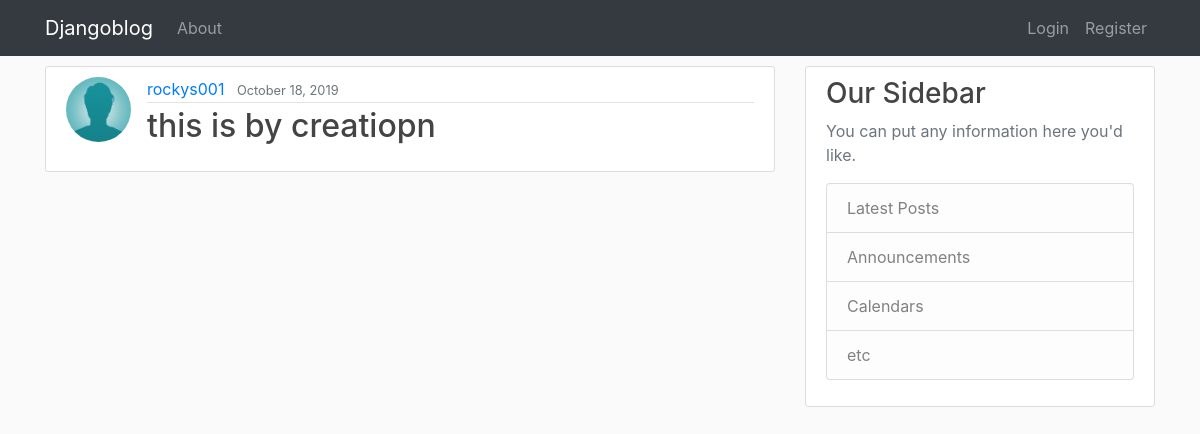
The page /post/6/ on the database as committed earlier.
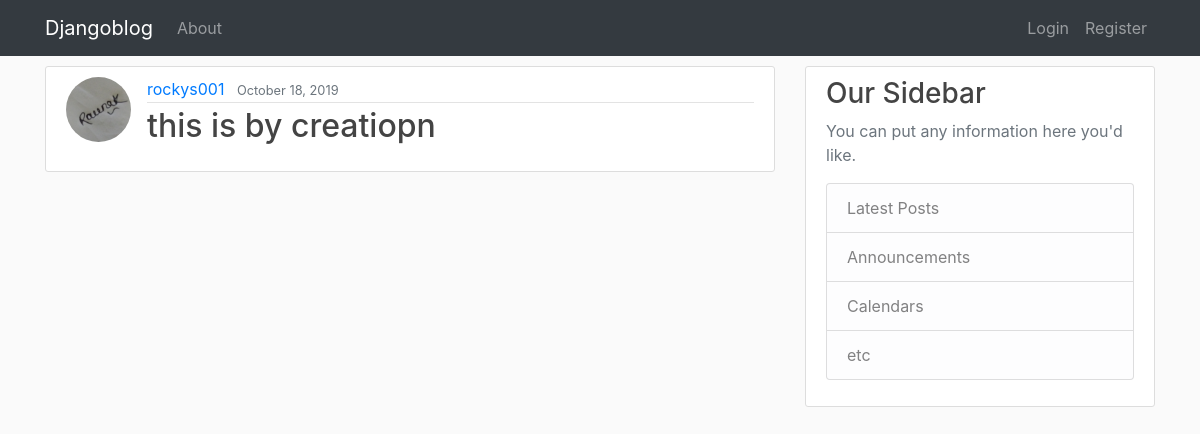
The same page on the database as committed later.
### blog/models.py (models this page shows, shortened)
class Post(models.Model):
    title = models.CharField(max_length=100)
    content = models.TextField()
    date_posted = models.DateTimeField(default = timezone.now)
    author = models.ForeignKey(User, on_delete= models.CASCADE)

### users/models.py (models this page shows, shortened)
class profile(models.Model):
    user = models.OneToOneField(User,on_delete=models.CASCADE)
    image = models.ImageField(default='default.jpg',upload_to='profile-pics')

### blog/views.py (the view)
# urls.py: path('post/<int:pk>/',postDetailView.as_view(),name='post-detail'),
class postDetailView(DetailView):
    model = Post

### blog/templates/blog/post_detail.html (shortened to what this page needs)
{% extends "blog/base.html" %}
{% block content %}
    <article class="media content-section">
              <img src="{{ object.author.profile.image.url}}" alt="" class="rounded-circle article-img">
              <div class="media-body">
                <div class="article-metadata">
                  <a class="mr-2" href="{% url 'user-posts' object.author.username %}">{{ object.author }}</a>
                  <small class="text-muted">{{ object.date_posted|date:"F d, Y" }}</small>
                </div>
                <h2 class="article-title"><{{ object.title }}</h2>
                <p class="article-content">{{ object.content }}</p>
              </div>
      </article>
{% endblock %}

Rows that differ between the two databases and show on the page:
changed through a linked row, Post "this is by creatiopn": author.profile.image: picture added in place of a placeholder
